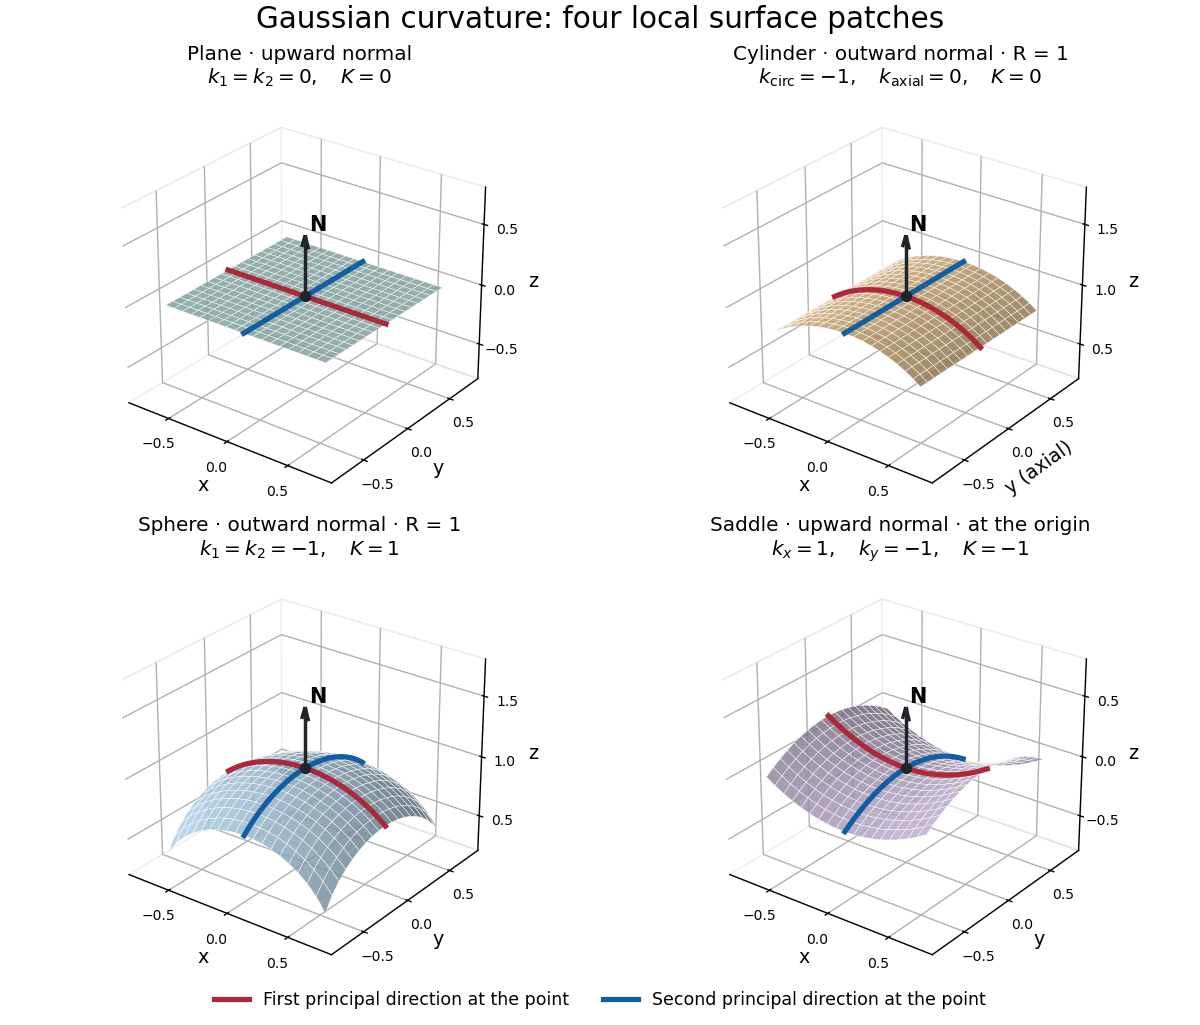

Reproduce this figure in Python.
"""Original surface patches; run from _media to write the matching PNG.

Tested with Python 3.14.4, NumPy 2.3.5, Matplotlib 3.10.7.
All plotted coordinates use one length unit. Convention: S = -dN.
"""

from pathlib import Path

import matplotlib

matplotlib.use("Agg")
import matplotlib.pyplot as plt
import numpy as np
from matplotlib.lines import Line2D


def main():
    plt.rcParams.update({"font.size": 11, "figure.facecolor": "white"})
    fig = plt.figure(figsize=(9.6, 8.2), layout="constrained")
    fig.suptitle("Gaussian curvature: four local surface patches", fontsize=17)
    red, blue = "#ae283b", "#125da3"
    t = np.linspace(-0.66, 0.66, 151)
    q = np.linspace(-0.66, 0.66, 37)
    u, v = np.meshgrid(q, q)
    zero = np.zeros_like(t)
    titles = [
        "Plane · upward normal\n" + r"$k_1=k_2=0,\quad K=0$",
        "Cylinder · outward normal · R = 1\n" + r"$k_{\rm circ}=-1,\quad k_{\rm axial}=0,\quad K=0$",
        "Sphere · outward normal · R = 1\n" + r"$k_1=k_2=-1,\quad K=1$",
        "Saddle · upward normal · at the origin\n" + r"$k_x=1,\quad k_y=-1,\quad K=-1$",
    ]
    colors = ["#a7cfca", "#ecc283", "#acd0e8", "#c6b5d8"]
    surfaces = [
        (u, v, np.zeros_like(u)),
        (np.sin(u), v, np.cos(u)),
        (u, v, np.sqrt(1 - u**2 - v**2)),
        (u, v, (u**2 - v**2) / 2),
    ]
    curves = [
        ((t, zero, zero), (zero, t, zero)),
        ((np.sin(t), zero, np.cos(t)), (zero, t, np.ones_like(t))),
        ((t, zero, np.sqrt(1 - t**2)), (zero, t, np.sqrt(1 - t**2))),
        ((t, zero, t**2 / 2), (zero, t, -t**2 / 2)),
    ]
    for i, (surface, pair) in enumerate(zip(surfaces, curves)):
        ax = fig.add_subplot(2, 2, i + 1, projection="3d", computed_zorder=False)
        ax.plot_surface(*surface, color=colors[i], alpha=0.84,
                        edgecolor="#ffffff", linewidth=0.3, rstride=2, cstride=2, zorder=1)
        for curve, color in zip(pair, (red, blue)):
            ax.plot(*curve, color=color, lw=3.0, zorder=5)
        z0 = 1.0 if i in (1, 2) else 0.0
        ax.scatter([0], [0], [z0], color="#20252b", s=30, depthshade=False, zorder=10)
        ax.quiver(0, 0, z0, 0, 0, 0.5, color="#20252b",
                  arrow_length_ratio=0.22, linewidth=2, zorder=11)
        ax.text(0.03, 0, z0 + 0.54, "N", fontsize=12, weight="bold")
        ax.set(xlim=(-0.85, 0.85), ylim=(-0.85, 0.85),
               zlim=(z0 - 0.8, z0 + 0.8))
        ax.set_box_aspect((1, 1, 0.85))
        ax.view_init(elev=27, azim=-53)
        ax.set_title(titles[i], fontsize=11.5, pad=8)
        ax.set_xlabel("x", labelpad=-3)
        ax.set_ylabel("y (axial)" if i == 1 else "y", labelpad=-3)
        ax.set_zlabel("z", labelpad=-3)
        ax.set_xticks([-0.5, 0, 0.5])
        ax.set_yticks([-0.5, 0, 0.5])
        ax.set_zticks([z0 - 0.5, z0, z0 + 0.5])
        ax.tick_params(labelsize=8, pad=0)
        for axis in (ax.xaxis, ax.yaxis, ax.zaxis):
            axis.pane.set_facecolor("white")
            axis.pane.set_edgecolor("#d4d9de")
    handles = [Line2D([0], [0], color=red, lw=3, label="First principal direction at the point"),
               Line2D([0], [0], color=blue, lw=3, label="Second principal direction at the point")]
    fig.legend(handles=handles, loc="outside lower center", ncol=2,
               frameon=False, fontsize=10)
    output = Path(__file__).with_suffix(".png").name
    fig.savefig(output, dpi=125, facecolor="white", transparent=False)
    plt.close(fig)


if __name__ == "__main__":
    main()
